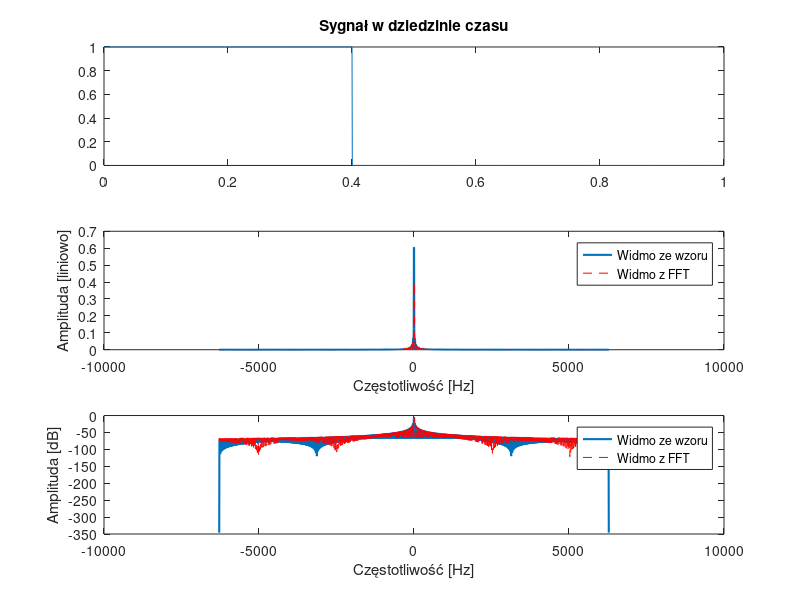
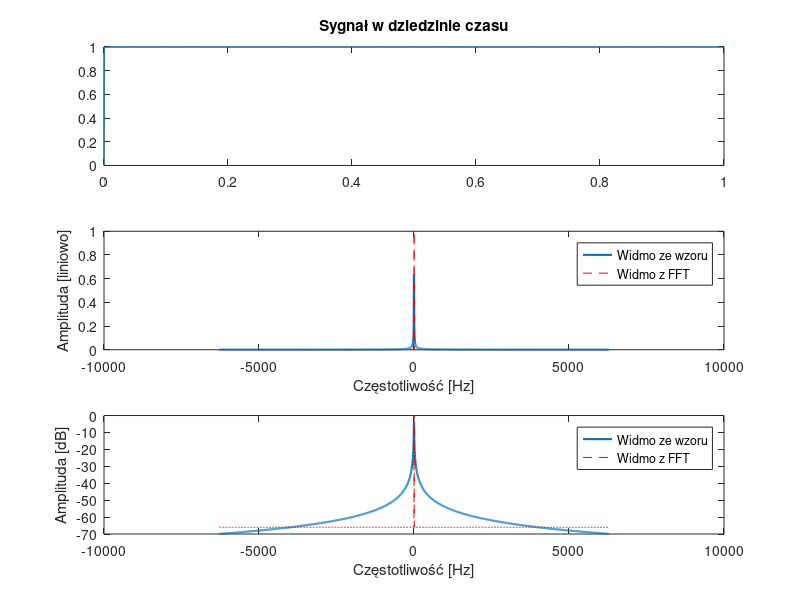
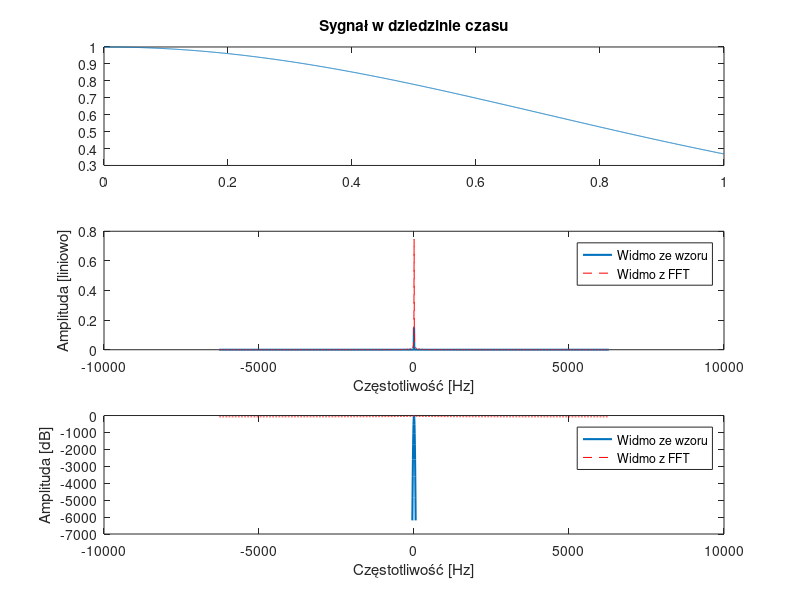
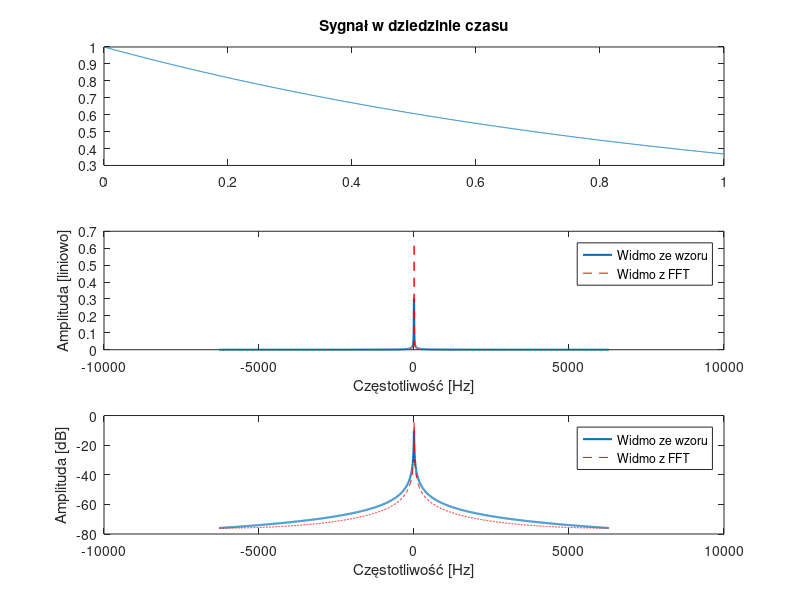

MATLAB code for these plots, in order:
clear all
close all
clc

N = 2000;
fpr = 2000;
dt = 1/fpr;
t = dt*(0:N-1);
f = linspace(-fpr/2, fpr/2, N);
w = 2*pi*f;

%% 1. Okno prostokątne
T1 = 0.4;
rr_t = @(t, T) (abs(t) <= T);
x1 = rr_t(t, T1);
X1 = (2*sin(w*T1))./w;

%% 2. Signum
x2 = sign(t);
X2 = (2./(1j*w));

%% 3. Funkcja Gaussa
a3 = 1; 
x3 = exp(-a3 * t.^2);
X3 = (sqrt(pi/a3)*exp(-w.^2/(4*a3)));

%% 4. Jednostronna eksponenta
a4 = 1; 
x4 = exp(-a4 * t) .* (t >= 0);
X4 = (1./(a4+1j*w));

%% 5. Tłumiony sinus
a = 5; 
A5=10;
omega5 = 2 * pi *10; 
x5 = A5 * exp(-a * t) .* sin(omega5 * t) .* (t >= 0);
X5 = ((A5*omega5)./((a+1j*w).^2+omega5^2));

%% 6. Tłumiony kosinus
a=5;
A6=10;
omega6 = 2 * pi*10; 
x6 = A6 * exp(-a * t) .* cos(omega6 * t) .* (t >= 0);
X6 = (A6*(a+1j*w)./((a+1j*w).^2+omega6^2));

%% 7. Fragment kosinusa
omega7 = 2 * pi*10;
T7=0.5; 
x7 = cos(omega7 * t) .* rr_t(t, T7);
X7 = (sin((w + omega7)*T7)./(w + omega7) + sin((w - omega7)*T7)./(w - omega7));

x_list={x1 x2 x3 x4 x5 x6 x7};
X_list={X1 X2 X3 X4 X5 X6 X7};

for k=1:7
    figure;
    fft_X=fftshift(fft(x_list{k}))/N;
    subplot(3, 1, 1); plot(t, x_list{k});
    title('Sygnał w dziedzinie czasu');
    
    subplot(3, 1, 2); plot(w, abs(X_list{k}), 'LineWidth', 1.5); hold on;
    plot(w, abs(fft_X), 'r--'); % Widmo z FFT
    legend("Widmo ze wzoru", "Widmo z FFT")
    xlabel('Częstotliwość [Hz]'); ylabel('Amplituda [liniowo]');
    
    subplot(3, 1, 3); plot(w, 20*log10(abs(X_list{k})), 'LineWidth', 1.5); hold on;
    plot(w, 20*log10(abs(fft_X)), 'r--');
    legend("Widmo ze wzoru", "Widmo z FFT")
    xlabel('Częstotliwość [Hz]'); ylabel('Amplituda [dB]');
    
    % subplot(4, 1, 4); plot(t, ifft(ifftshift(X_list{k})), 'LineWidth', 1.5); hold on;
    % plot(t, ifft(fft_X), 'r--')
    % legend("Odwrotna transformata ze wzoru", "Odwrotna transformata z FFT")
    % title('Sygnał w dziedzinie czasu po odwrotnej transformacie');
end
